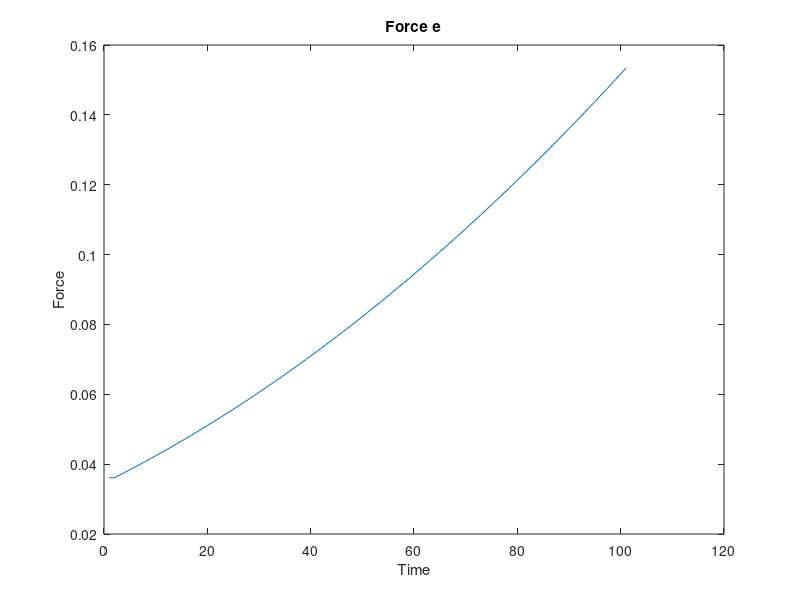
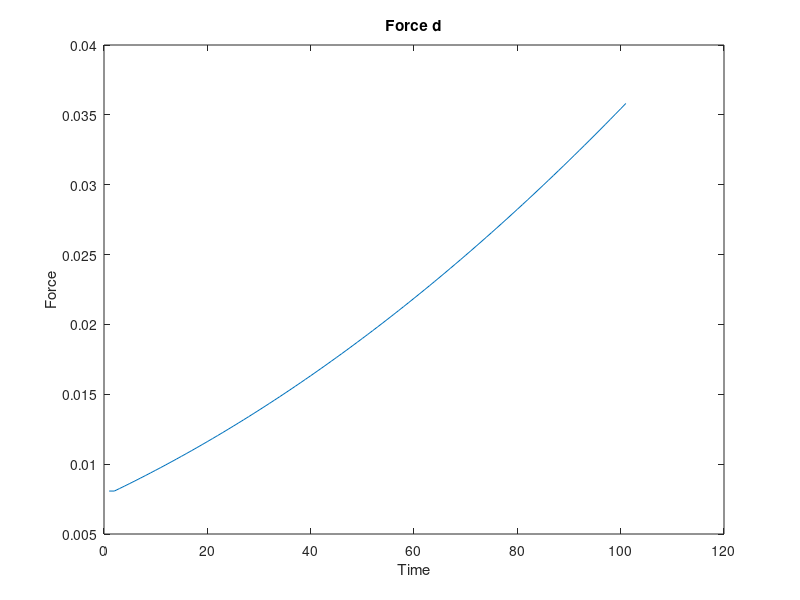
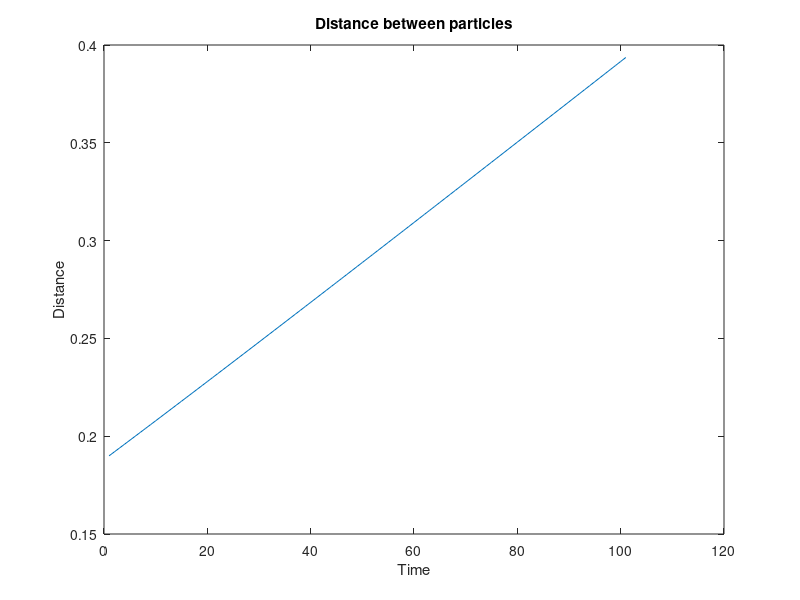
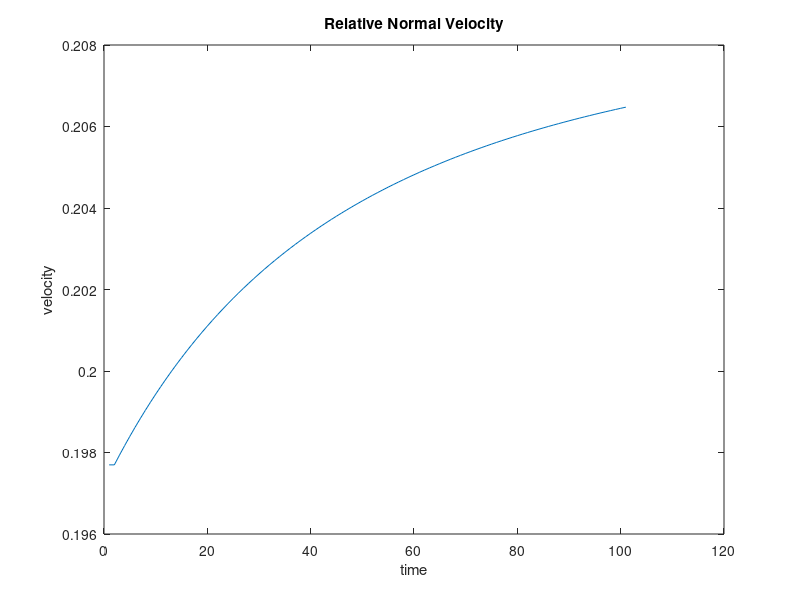

MATLAB code for these plots, in order:
clear all; close all;
n_particles = 2;
t_max = 10;
dt = 0.01;
t_durn = 0:dt:1;

% params
R = 0.1;
m = 1;

m = 1;
k=1;
damping_frac = 0.8;

ord = 2;
ord1=2;
% initial vals
x = zeros(n_particles,length(t_durn));
y = zeros(n_particles,length(t_durn));

vx = zeros(n_particles,length(t_durn));
vy = zeros(n_particles,length(t_durn));
vrn_vec = zeros(1,length(t_durn));


force_e_x = zeros(1,length(t_durn));
force_e_y = zeros(1,length(t_durn));

force_d_x = zeros(1,length(t_durn));
force_d_y = zeros(1,length(t_durn));
% intialise
x(1,1) = rand;
y(1,1) = rand;

target_distance = 0.95 * 2 * R;
theta = 2 * pi * rand();

x(2,1) = x(1,1) + target_distance * cos(theta);
y(2,1) = y(1,1) + target_distance * sin(theta);


while x(2,1) < 0 || x(2,1) > 1 || y(2,1) < 0 || y(2,1) > 1
    theta = 2 * pi * rand();
    x(2,1) = x(1,1) + target_distance * cos(theta);
    y(2,1) = y(1,1) + target_distance * sin(theta);
end

vx(1,1) = rand;
vx(2,1) = rand;

vy(1,1) = rand;
vy(2,1) = rand;

% diff_coef = 3.832e-29;
% atomic_vol = 1.18e-29;
diff_coef = 3.832e-19;
atomic_vol = 1.18e-1;
surface_energy = 1.72;
dihedral_angle = 146*(pi/180); % radians
density = 8920;
kT = 1.38e-23*1e3;

a = zeros(1,length(t_durn));
    t=2;

    a(t-1) = 0.7*rand;
    d = sqrt( (x(1,t-1) - x(2,t-1))^2  +  (y(1,t-1) - y(2,t-1))^2 );
    force_e = k*(d^ord);
    dx = ( x(1,t-1) - x(2,t-1) );
    dy = ( y(1,t-1) - y(2,t-1) );
     force_e_x(t-1) = force_e*(abs(dx)/d);
    force_e_y(t-1) = force_e*(abs(dy)/d);

    v1x = vx(1,t-1);
    v1y = vy(1,t-1);

    v2x = vx(2,t-1);
    v2y = vy(2,t-1);

    unit_vec = [-dx, -dy]./d;
    v1n = v1x*(unit_vec(1)) + v1y*(unit_vec(2));
    v2n = v2x*(unit_vec(1)) + v2y*((unit_vec(2)));
    vrn = -v1n + v2n;
    vrn_vec(t-1) = vrn;
    force_d = damping_frac*(d^ord1)*sqrt(2*m*k)*vrn;
    force_d_x(t-1) = force_d*(abs(dx)/d);
    force_d_y(t-1) = force_d*(abs(dy)/d);
    
for t=2:length(t_durn)
    d = sqrt( (x(1,t-1) - x(2,t-1))^2  +  (y(1,t-1) - y(2,t-1))^2 );
     force_e = k*(d^ord);
    dx = ( x(1,t-1) - x(2,t-1) );
    dy = ( y(1,t-1) - y(2,t-1) );
    force_e_x(t) = force_e*(abs(dx)/d);
    force_e_y(t) = force_e*(abs(dy)/d);


    v1x = vx(1,t-1);
    v1y = vy(1,t-1);

    v2x = vx(2,t-1);
    v2y = vy(2,t-1);

    unit_vec = [-dx, -dy]./d;
    v1n = v1x*unit_vec(1) + v1y*unit_vec(2);
    v2n = v2x*unit_vec(1) + v2y*unit_vec(2);
    vrn = -v1n + v2n;
    vrn_vec(t) = vrn;
   force_d = damping_frac*(d^ord1)*sqrt(2*m*k)*vrn;
    force_d_x(t) = force_d*(abs(dx)/d);
    force_d_y(t) = force_d*(abs(dy)/d);

    for n=1:n_particles
        vx(n,t) =  vx(n,t-1)+ (  (force_e_x(t) + force_d_x(t))/m   )*dt;
        vy(n,t) =  vy(n,t-1) + (  (force_e_y(t) + force_d_y(t))/m   )*dt;
    end
    
    for n=1:n_particles
        x(n,t) = x(n,t-1) + vx(n,t)*dt;
        y(n,t) = y(n,t-1) + vy(n,t)*dt;
    end
    a(t) = sqrt(a(t-1)^2 -  2*R*vrn*dt);
end

%%
figure
    plot(sqrt(force_e_x.^2 + force_e_y.^2))
    title('Force e')
    xlabel('Time')
    ylabel('Force')


figure
     plot(sqrt(force_d_x.^2 + force_d_y.^2))
    title('Force d')
    xlabel('Time')
    ylabel('Force')

  %%
  figure
    plot( sqrt( (x(1,:)-x(2,:)).^2 + (y(1,:)-y(2,:)).^2 ) )
    title('Distance between particles')
    xlabel('Time')
    ylabel('Distance')
    %%
    figure
        plot(vrn_vec)
        title('Relative Normal Velocity')
        xlabel('time')
        ylabel('velocity')
  